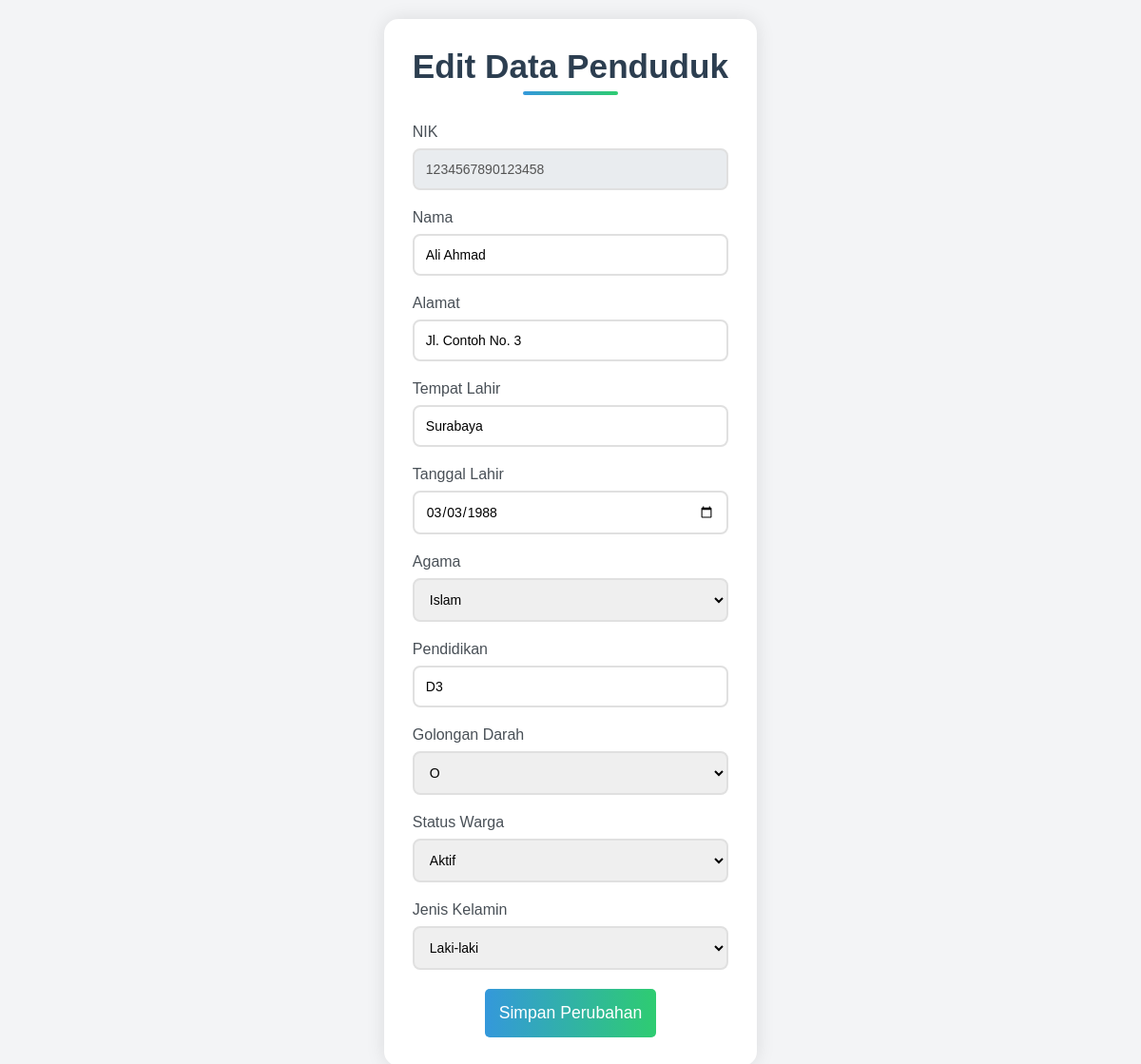
/admin/edit_penduduk.php?nik=1234567890123458 (signed in), run on the app's committed database.
### tables this page shows
CREATE TABLE `data_penduduk` (
  `nik` varchar(20) NOT NULL,
  `nama` varchar(100) NOT NULL,
  `alamat` text NOT NULL,
  `tempat_lahir` varchar(100) NOT NULL,
  `tanggal_lahir` date NOT NULL,
  `agama` varchar(50) NOT NULL,
  `pendidikan` varchar(50) NOT NULL,
  `golongan_darah` varchar(3) DEFAULT NULL,
  `status_warga` enum('Aktif','Tidak Aktif') NOT NULL,
  `jenis_kelamin` enum('L','P') NOT NULL
);

### admin/edit_penduduk.php (the view, shortened to what this page needs)
<?php
include '../config/database.php';
if (isset($_GET['nik'])) {
    $nik = $_GET['nik'];
    $query = "SELECT * FROM data_penduduk WHERE nik = '$nik'";
    $result = mysqli_query($conn, $query);
    $data = mysqli_fetch_assoc($result);
} else {
    header('Location: data_penduduk.php');
    exit;
}
?>
<!DOCTYPE html>
<html lang="id">
<head>
    <link href="https://cdnjs.cloudflare.com/ajax/libs/font-awesome/6.0.0/css/all.min.css" rel="stylesheet">
</head>
<body>
    <div class="container">
        <h1>Edit Data Penduduk</h1>
        <form method="POST">
            <div class="form-group">
                <label>NIK</label>
                <input type="text" value="<?php echo htmlspecialchars($data['nik'], ENT_QUOTES); ?>" disabled>
            </div>
            <div class="form-group">
                <label>Nama</label>
                <input type="text" name="nama" value="<?php echo htmlspecialchars($data['nama'], ENT_QUOTES); ?>" required>
            </div>
            <div class="form-group">
                <label>Alamat</label>
                <input type="text" name="alamat" value="<?php echo htmlspecialchars($data['alamat'], ENT_QUOTES); ?>" required>
            </div>
            <div class="form-group">
                <label>Tempat Lahir</label>
                <input type="text" name="tempat_lahir" value="<?php echo htmlspecialchars($data['tempat_lahir'], ENT_QUOTES); ?>" required>
            </div>
            <div class="form-group">
                <label>Tanggal Lahir</label>
                <input type="date" name="tanggal_lahir" value="<?php echo htmlspecialchars($data['tanggal_lahir'], ENT_QUOTES); ?>" required>
            </div>
            <div class="form-group">
                <label>Agama</label>
                <select name="agama" required>
                    <option value="Islam" <?php echo $data['agama'] == 'Islam' ? 'selected' : ''; ?>>Islam</option>
                </select>
            </div>
            <div class="form-group">
                <label>Pendidikan</label>
                <input type="text" name="pendidikan" value="<?php echo htmlspecialchars($data['pendidikan'], ENT_QUOTES); ?>" required>
            </div>
            <div class="form-group">
                <label>Golongan Darah</label>
                <select name="golongan_darah" required>
                    <option value="O" <?php echo $data['golongan_darah'] == 'O' ? 'selected' : ''; ?>>O</option>
                </select>
            </div>
            <div class="form-group">
                <label>Status Warga</label>
                <select name="status_warga" required>
                    <option value="Aktif" <?php echo $data['status_warga'] == 'Aktif' ? 'selected' : ''; ?>>Aktif</option>
                </select>
            </div>
            <div class="form-group">
                <label>Jenis Kelamin</label>
                <select name="jenis_kelamin" required>
                    <option value="L" <?php echo $data['jenis_kelamin'] == 'L' ? 'selected' : ''; ?>>Laki-laki</option>
                </select>
            </div>
            <button type="submit" class="btn-submit">Simpan Perubahan</button>
        </form>
    </div>
</body>
</html>

### admin/edit_penduduk.php (style rules this page uses)
* { margin: 0; padding: 0; box-sizing: border-box; font-family: 'Poppins', sans-serif; }
body { background-color: #f3f4f6; min-height: 100vh; display: flex; justify-content: center; align-items: center; padding: 20px; }
.container { max-width: 800px; background: white; padding: 30px; border-radius: 15px; box-shadow: 0 0 20px rgba(0, 0, 0, 0.1); }
h1 { color: #2c3e50; text-align: center; margin-bottom: 30px; font-size: 2.2em; position: relative; padding-bottom: 10px; }
h1::after { content: ''; position: absolute; bottom: 0; left: 50%; transform: translateX(-50%); width: 100px; height: 4px; background: linear-gradient(90deg, #3498db, #2ecc71); border-radius: 2px; }
.form-group { margin-bottom: 20px; }
label { display: block; margin-bottom: 8px; color: #495057; font-weight: 500; }
input[type="text"], input[type="date"], select { width: 100%; padding: 12px; border: 2px solid #e0e0e0; border-radius: 8px; font-size: 14px; transition: border-color 0.3s, box-shadow 0.3s; }
input:disabled { background-color: #e9ecef; }
.btn-submit { background: linear-gradient(90deg, #3498db, #2ecc71); color: white; border: none; padding: 15px; font-size: 1.1em; cursor: pointer; transition: transform 0.2s ease; display: block; margin: 0 auto; border-radius: 5px; }

### data on the page
data_penduduk: nik "1234567890123458", nama "Ali Ahmad", alamat "Jl. Contoh No. 3", tempat_lahir "Surabaya", tanggal_lahir "03/03/1988", agama "Islam", pendidikan "D3", golongan_darah "O", status_warga "Aktif", jenis_kelamin "Laki-laki"
